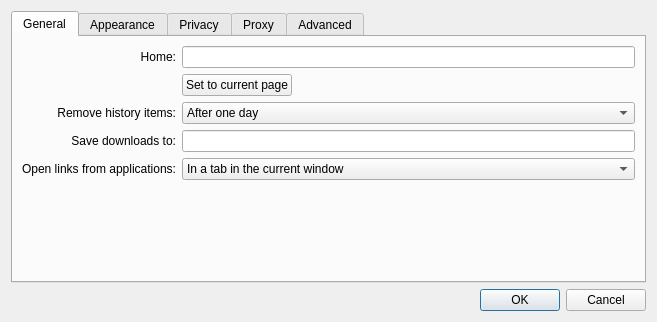
<?xml version="1.0" encoding="UTF-8"?>
<ui version="4.0">
 <class>Settings</class>
 <widget class="QDialog" name="Settings">
  <property name="geometry">
   <rect>
    <x>0</x>
    <y>0</y>
    <width>657</width>
    <height>322</height>
   </rect>
  </property>
  <property name="windowTitle">
   <string>Settings</string>
  </property>
  <layout class="QGridLayout" name="gridLayout">
   <item row="2" column="0">
    <widget class="QDialogButtonBox" name="buttonBox">
     <property name="orientation">
      <enum>Qt::Horizontal</enum>
     </property>
     <property name="standardButtons">
      <set>QDialogButtonBox::Cancel|QDialogButtonBox::Ok</set>
     </property>
    </widget>
   </item>
   <item row="1" column="0">
    <widget class="QTabWidget" name="tabWidget">
     <property name="currentIndex">
      <number>0</number>
     </property>
     <widget class="QWidget" name="tab">
      <attribute name="title">
       <string>General</string>
      </attribute>
      <layout class="QGridLayout" name="gridLayout_4">
       <item row="0" column="0">
        <widget class="QLabel" name="label_3">
         <property name="text">
          <string>Home:</string>
         </property>
         <property name="alignment">
          <set>Qt::AlignRight|Qt::AlignTrailing|Qt::AlignVCenter</set>
         </property>
        </widget>
       </item>
       <item row="0" column="1" colspan="2">
        <widget class="QLineEdit" name="homeLineEdit"/>
       </item>
       <item row="1" column="1">
        <widget class="QPushButton" name="setHomeToCurrentPageButton">
         <property name="text">
          <string>Set to current page</string>
         </property>
        </widget>
       </item>
       <item row="1" column="2">
        <spacer name="horizontalSpacer">
         <property name="orientation">
          <enum>Qt::Horizontal</enum>
         </property>
         <property name="sizeHint" stdset="0">
          <size>
           <width>280</width>
           <height>18</height>
          </size>
         </property>
        </spacer>
       </item>
       <item row="2" column="0">
        <widget class="QLabel" name="label_4">
         <property name="text">
          <string>Remove history items:</string>
         </property>
         <property name="alignment">
          <set>Qt::AlignRight|Qt::AlignTrailing|Qt::AlignVCenter</set>
         </property>
        </widget>
       </item>
       <item row="2" column="1" colspan="2">
        <widget class="QComboBox" name="expireHistory">
         <item>
          <property name="text">
           <string>After one day</string>
          </property>
         </item>
         <item>
          <property name="text">
           <string>After one week</string>
          </property>
         </item>
         <item>
          <property name="text">
           <string>After two weeks</string>
          </property>
         </item>
         <item>
          <property name="text">
           <string>After one month</string>
          </property>
         </item>
         <item>
          <property name="text">
           <string>After one year</string>
          </property>
         </item>
         <item>
          <property name="text">
           <string>Manually</string>
          </property>
         </item>
        </widget>
       </item>
       <item row="3" column="0">
        <widget class="QLabel" name="label_7">
         <property name="text">
          <string>Save downloads to:</string>
         </property>
         <property name="alignment">
          <set>Qt::AlignRight|Qt::AlignTrailing|Qt::AlignVCenter</set>
         </property>
        </widget>
       </item>
       <item row="3" column="1" colspan="2">
        <widget class="QLineEdit" name="downloadsLocation"/>
       </item>
       <item row="4" column="0">
        <widget class="QLabel" name="label_8">
         <property name="text">
          <string>Open links from applications:</string>
         </property>
         <property name="alignment">
          <set>Qt::AlignRight|Qt::AlignTrailing|Qt::AlignVCenter</set>
         </property>
        </widget>
       </item>
       <item row="4" column="1" colspan="2">
        <widget class="QComboBox" name="openLinksIn">
         <item>
          <property name="text">
           <string>In a tab in the current window</string>
          </property>
         </item>
         <item>
          <property name="text">
           <string>In a new window</string>
          </property>
         </item>
        </widget>
       </item>
       <item row="5" column="1" colspan="2">
        <spacer>
         <property name="orientation">
          <enum>Qt::Vertical</enum>
         </property>
         <property name="sizeHint" stdset="0">
          <size>
           <width>391</width>
           <height>262</height>
          </size>
         </property>
        </spacer>
       </item>
      </layout>
     </widget>
     <widget class="QWidget" name="tab_3">
      <attribute name="title">
       <string>Appearance</string>
      </attribute>
      <layout class="QGridLayout" name="gridLayout_3">
       <item row="0" column="0">
        <widget class="QLabel" name="label_5">
         <property name="text">
          <string>Standard font:</string>
         </property>
         <property name="alignment">
          <set>Qt::AlignRight|Qt::AlignTrailing|Qt::AlignVCenter</set>
         </property>
        </widget>
       </item>
       <item row="0" column="1">
        <widget class="QLabel" name="standardLabel">
         <property name="sizePolicy">
          <sizepolicy hsizetype="Expanding" vsizetype="Preferred">
           <horstretch>0</horstretch>
           <verstretch>0</verstretch>
          </sizepolicy>
         </property>
         <property name="frameShape">
          <enum>QFrame::StyledPanel</enum>
         </property>
         <property name="text">
          <string>Times 16</string>
         </property>
         <property name="alignment">
          <set>Qt::AlignCenter</set>
         </property>
        </widget>
       </item>
       <item row="0" column="2">
        <widget class="QPushButton" name="standardFontButton">
         <property name="text">
          <string>Select...</string>
         </property>
        </widget>
       </item>
       <item row="1" column="0">
        <widget class="QLabel" name="label_6">
         <property name="text">
          <string>Fixed-width font:</string>
         </property>
         <property name="alignment">
          <set>Qt::AlignRight|Qt::AlignTrailing|Qt::AlignVCenter</set>
         </property>
        </widget>
       </item>
       <item row="1" column="1">
        <widget class="QLabel" name="fixedLabel">
         <property name="frameShape">
          <enum>QFrame::StyledPanel</enum>
         </property>
         <property name="text">
          <string>Courier 13</string>
         </property>
         <property name="alignment">
          <set>Qt::AlignCenter</set>
         </property>
        </widget>
       </item>
       <item row="1" column="2">
        <widget class="QPushButton" name="fixedFontButton">
         <property name="text">
          <string>Select...</string>
         </property>
        </widget>
       </item>
       <item row="2" column="1">
        <spacer name="verticalSpacer">
         <property name="orientation">
          <enum>Qt::Vertical</enum>
         </property>
         <property name="sizeHint" stdset="0">
          <size>
           <width>20</width>
           <height>93</height>
          </size>
         </property>
        </spacer>
       </item>
      </layout>
     </widget>
     <widget class="QWidget" name="tab_2">
      <attribute name="title">
       <string>Privacy</string>
      </attribute>
      <layout class="QVBoxLayout" name="verticalLayout_3">
       <item>
        <widget class="QGroupBox" name="groupBox">
         <property name="title">
          <string>Web Content</string>
         </property>
         <layout class="QVBoxLayout" name="verticalLayout_2">
          <item>
           <widget class="QCheckBox" name="enablePlugins">
            <property name="text">
             <string>Enable Plugins</string>
            </property>
            <property name="checked">
             <bool>true</bool>
            </property>
           </widget>
          </item>
          <item>
           <widget class="QCheckBox" name="enableJavascript">
            <property name="text">
             <string>Enable Javascript</string>
            </property>
            <property name="checked">
             <bool>true</bool>
            </property>
           </widget>
          </item>
         </layout>
        </widget>
       </item>
       <item>
        <widget class="QGroupBox" name="cookiesGroupBox">
         <property name="title">
          <string>Cookies</string>
         </property>
         <layout class="QGridLayout">
          <item row="0" column="0">
           <widget class="QLabel" name="label_2">
            <property name="text">
             <string>Accept Cookies:</string>
            </property>
            <property name="alignment">
             <set>Qt::AlignRight|Qt::AlignTrailing|Qt::AlignVCenter</set>
            </property>
           </widget>
          </item>
          <item row="0" column="1">
           <widget class="QComboBox" name="acceptCombo">
            <item>
             <property name="text">
              <string>Always</string>
             </property>
            </item>
            <item>
             <property name="text">
              <string>Never</string>
             </property>
            </item>
            <item>
             <property name="text">
              <string>Only from sites you navigate to</string>
             </property>
            </item>
           </widget>
          </item>
          <item row="0" column="2">
           <widget class="QPushButton" name="exceptionsButton">
            <property name="text">
             <string>Exceptions...</string>
            </property>
           </widget>
          </item>
          <item row="1" column="0">
           <widget class="QLabel" name="label">
            <property name="text">
             <string>Keep until:</string>
            </property>
            <property name="alignment">
             <set>Qt::AlignRight|Qt::AlignTrailing|Qt::AlignVCenter</set>
            </property>
           </widget>
          </item>
          <item row="1" column="1">
           <widget class="QComboBox" name="keepUntilCombo">
            <item>
             <property name="text">
              <string>They expire</string>
             </property>
            </item>
            <item>
             <property name="text">
              <string>I exit the application</string>
             </property>
            </item>
            <item>
             <property name="text">
              <string>At most 90 days</string>
             </property>
            </item>
           </widget>
          </item>
          <item row="1" column="2">
           <widget class="QPushButton" name="cookiesButton">
            <property name="text">
             <string>Cookies...</string>
            </property>
           </widget>
          </item>
         </layout>
        </widget>
       </item>
       <item>
        <spacer>
         <property name="orientation">
          <enum>Qt::Vertical</enum>
         </property>
         <property name="sizeHint" stdset="0">
          <size>
           <width>371</width>
           <height>177</height>
          </size>
         </property>
        </spacer>
       </item>
      </layout>
     </widget>
     <widget class="QWidget" name="tab_4">
      <attribute name="title">
       <string>Proxy</string>
      </attribute>
      <layout class="QVBoxLayout" name="verticalLayout">
       <item>
        <widget class="QGroupBox" name="proxySupport">
         <property name="title">
          <string>Enable proxy</string>
         </property>
         <property name="checkable">
          <bool>true</bool>
         </property>
         <layout class="QGridLayout" name="gridLayout_6">
          <item row="0" column="0">
           <widget class="QLabel" name="label_9">
            <property name="text">
             <string>Type:</string>
            </property>
            <property name="alignment">
             <set>Qt::AlignRight|Qt::AlignTrailing|Qt::AlignVCenter</set>
            </property>
           </widget>
          </item>
          <item row="0" column="1" colspan="2">
           <widget class="QComboBox" name="proxyType">
            <item>
             <property name="text">
              <string>Socks5</string>
             </property>
            </item>
            <item>
             <property name="text">
              <string>Http</string>
             </property>
            </item>
           </widget>
          </item>
          <item row="1" column="0">
           <widget class="QLabel" name="label_10">
            <property name="text">
             <string>Host:</string>
            </property>
            <property name="alignment">
             <set>Qt::AlignRight|Qt::AlignTrailing|Qt::AlignVCenter</set>
            </property>
           </widget>
          </item>
          <item row="1" column="1" colspan="2">
           <widget class="QLineEdit" name="proxyHostName"/>
          </item>
          <item row="2" column="0">
           <widget class="QLabel" name="label_11">
            <property name="text">
             <string>Port:</string>
            </property>
            <property name="alignment">
             <set>Qt::AlignRight|Qt::AlignTrailing|Qt::AlignVCenter</set>
            </property>
           </widget>
          </item>
          <item row="2" column="1">
           <widget class="QSpinBox" name="proxyPort">
            <property name="maximum">
             <number>10000</number>
            </property>
            <property name="value">
             <number>1080</number>
            </property>
           </widget>
          </item>
          <item row="2" column="2">
           <spacer name="horizontalSpacer_2">
            <property name="orientation">
             <enum>Qt::Horizontal</enum>
            </property>
            <property name="sizeHint" stdset="0">
             <size>
              <width>293</width>
              <height>20</height>
             </size>
            </property>
           </spacer>
          </item>
          <item row="3" column="0">
           <widget class="QLabel" name="label_12">
            <property name="text">
             <string>User Name:</string>
            </property>
            <property name="alignment">
             <set>Qt::AlignRight|Qt::AlignTrailing|Qt::AlignVCenter</set>
            </property>
           </widget>
          </item>
          <item row="3" column="1" colspan="2">
           <widget class="QLineEdit" name="proxyUserName"/>
          </item>
          <item row="4" column="0">
           <widget class="QLabel" name="label_13">
            <property name="text">
             <string>Password:</string>
            </property>
            <property name="alignment">
             <set>Qt::AlignRight|Qt::AlignTrailing|Qt::AlignVCenter</set>
            </property>
           </widget>
          </item>
          <item row="4" column="1" colspan="2">
           <widget class="QLineEdit" name="proxyPassword">
            <property name="echoMode">
             <enum>QLineEdit::Password</enum>
            </property>
           </widget>
          </item>
          <item row="5" column="0">
           <spacer name="verticalSpacer_2">
            <property name="orientation">
             <enum>Qt::Vertical</enum>
            </property>
            <property name="sizeHint" stdset="0">
             <size>
              <width>20</width>
              <height>8</height>
             </size>
            </property>
           </spacer>
          </item>
         </layout>
        </widget>
       </item>
      </layout>
     </widget>
     <widget class="QWidget" name="tab_5">
      <attribute name="title">
       <string>Advanced</string>
      </attribute>
      <layout class="QGridLayout" name="gridLayout_2">
       <item row="0" column="0">
        <widget class="QLabel" name="label_14">
         <property name="text">
          <string>Style Sheet:</string>
         </property>
        </widget>
       </item>
       <item row="0" column="1">
        <widget class="QLineEdit" name="userStyleSheet"/>
       </item>
       <item row="1" column="1">
        <spacer name="verticalSpacer_3">
         <property name="orientation">
          <enum>Qt::Vertical</enum>
         </property>
         <property name="sizeHint" stdset="0">
          <size>
           <width>20</width>
           <height>176</height>
          </size>
         </property>
        </spacer>
       </item>
       <item row="2" column="0" colspan="2">
        <widget class="QCheckBox" name="clickBotsEnabled">
         <property name="text">
          <string>ClickBots enabled</string>
         </property>
        </widget>
       </item>
      </layout>
     </widget>
    </widget>
   </item>
  </layout>
 </widget>
 <resources/>
 <connections>
  <connection>
   <sender>buttonBox</sender>
   <signal>accepted()</signal>
   <receiver>Settings</receiver>
   <slot>accept()</slot>
   <hints>
    <hint type="sourcelabel">
     <x>248</x>
     <y>254</y>
    </hint>
    <hint type="destinationlabel">
     <x>157</x>
     <y>274</y>
    </hint>
   </hints>
  </connection>
  <connection>
   <sender>buttonBox</sender>
   <signal>rejected()</signal>
   <receiver>Settings</receiver>
   <slot>reject()</slot>
   <hints>
    <hint type="sourcelabel">
     <x>316</x>
     <y>260</y>
    </hint>
    <hint type="destinationlabel">
     <x>286</x>
     <y>274</y>
    </hint>
   </hints>
  </connection>
 </connections>
</ui>
